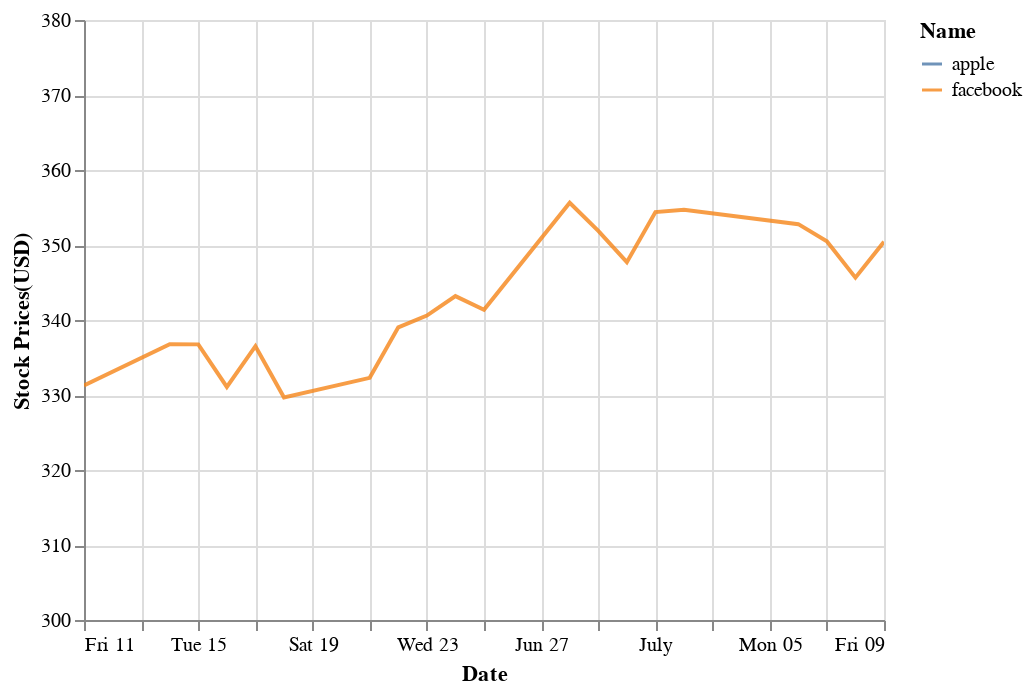

The notebook cell this image was saved under:
### Code cell
chart

### Figure 1 — Vega-Lite specification as saved in the notebook (floating-point values rounded to 4 significant figures)
{"config": {"view": {"continuousWidth": 400, "continuousHeight": 300}}, "data": {"name": "data-025aeccba36f00308c50b16051a0f35d"}, "mark": {"type": "line", "clip": true, "opacity": 0.8}, "encoding": {"color": {"type": "nominal", "field": "Name"}, "x": {"type": "temporal", "field": "Date"}, "y": {"type": "quantitative", "field": "Stock Prices(USD)", "scale": {"domain": [300, 380]}, "stack": null}}, "$schema": "https://vega.github.io/schema/vega-lite/v4.8.1.json", "datasets": {"data-025aeccba36f00308c50b16051a0f35d": [{"Date": "11 June 2021", "Name": "apple", "Stock Prices(USD)": 127.3}, {"Date": "14 June 2021", "Name": "apple", "Stock Prices(USD)": 130.5}, {"Date": "15 June 2021", "Name": "apple", "Stock Prices(USD)": 129.6}, {"Date": "16 June 2021", "Name": "apple", "Stock Prices(USD)": 130.1}, {"Date": "17 June 2021", "Name": "apple", "Stock Prices(USD)": 131.8}, {"Date": "18 June 2021", "Name": "apple", "Stock Prices(USD)": 130.5}, {"Date": "21 June 2021", "Name": "apple", "Stock Prices(USD)": 132.3}, {"Date": "22 June 2021", "Name": "apple", "Stock Prices(USD)": 134.0}, {"Date": "23 June 2021", "Name": "apple", "Stock Prices(USD)": 133.7}, {"Date": "24 June 2021", "Name": "apple", "Stock Prices(USD)": 133.4}, {"Date": "25 June 2021", "Name": "apple", "Stock Prices(USD)": 133.1}, {"Date": "28 June 2021", "Name": "apple", "Stock Prices(USD)": 134.8}, {"Date": "29 June 2021", "Name": "apple", "Stock Prices(USD)": 136.3}, {"Date": "30 June 2021", "Name": "apple", "Stock Prices(USD)": 137.0}, {"Date": "01 July 2021", "Name": "apple", "Stock Prices(USD)": 137.3}, {"Date": "02 July 2021", "Name": "apple", "Stock Prices(USD)": 140.0}, {"Date": "06 July 2021", "Name": "apple", "Stock Prices(USD)": 142.0}, {"Date": "07 July 2021", "Name": "apple", "Stock Prices(USD)": 144.6}, {"Date": "08 July 2021", "Name": "apple", "Stock Prices(USD)": 143.2}, {"Date": "09 July 2021", "Name": "apple", "Stock Prices(USD)": 145.1}, {"Date": "11 June 2021", "Name": "facebook", "Stock Prices(USD)": 331.3}, {"Date": "14 June 2021", "Name": "facebook", "Stock Prices(USD)": 336.8}, {"Date": "15 June 2021", "Name": "facebook", "Stock Prices(USD)": 336.8}, {"Date": "16 June 2021", "Name": "facebook", "Stock Prices(USD)": 331.1}, {"Date": "17 June 2021", "Name": "facebook", "Stock Prices(USD)": 336.5}, {"Date": "18 June 2021", "Name": "facebook", "Stock Prices(USD)": 329.7}, {"Date": "21 June 2021", "Name": "facebook", "Stock Prices(USD)": 332.3}, {"Date": "22 June 2021", "Name": "facebook", "Stock Prices(USD)": 339.0}, {"Date": "23 June 2021", "Name": "facebook", "Stock Prices(USD)": 340.6}, {"Date": "24 June 2021", "Name": "facebook", "Stock Prices(USD)": 343.2}, {"Date": "25 June 2021", "Name": "facebook", "Stock Prices(USD)": 341.4}, {"Date": "28 June 2021", "Name": "facebook", "Stock Prices(USD)": 355.6}, {"Date": "29 June 2021", "Name": "facebook", "Stock Prices(USD)": 351.9}, {"Date": "30 June 2021", "Name": "facebook", "Stock Prices(USD)": 347.7}, {"Date": "01 July 2021", "Name": "facebook", "Stock Prices(USD)": 354.4}, {"Date": "02 July 2021", "Name": "facebook", "Stock Prices(USD)": 354.7}, {"Date": "06 July 2021", "Name": "facebook", "Stock Prices(USD)": 352.8}, {"Date": "07 July 2021", "Name": "facebook", "Stock Prices(USD)": 350.5}, {"Date": "08 July 2021", "Name": "facebook", "Stock Prices(USD)": 345.6}, {"Date": "09 July 2021", "Name": "facebook", "Stock Prices(USD)": 350.4}]}}
